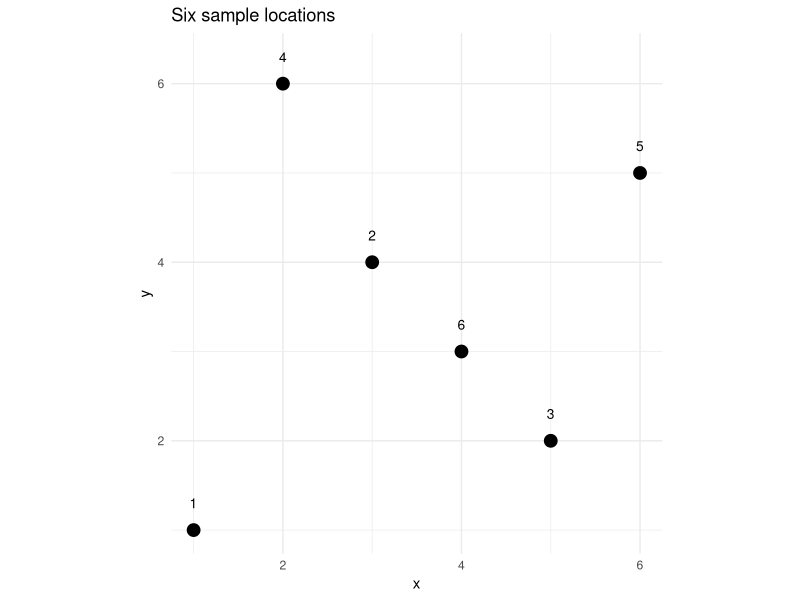

Here is the R script that generated this plot:
## ----echo=FALSE---------------------------------------------------------------
set.seed(1984)


## ----message=FALSE------------------------------------------------------------
library(tidyverse)
library(sf)


## -----------------------------------------------------------------------------
dat <- data.frame(
  x = c(1, 3, 5, 2, 6, 4),
  y = c(1, 4, 2, 6, 5, 3)
)


## ----echo=FALSE---------------------------------------------------------------
ggplot(dat, aes(x=x, y=y, label=1:nrow(dat))) +
  geom_point(size=4) +
  geom_text(nudge_y=0.3, size=3.5) +
  coord_fixed() +
  theme_minimal() +
  labs(title="Six sample locations")


## -----------------------------------------------------------------------------
D <- dist(dat)
D


## -----------------------------------------------------------------------------
class(D)


## -----------------------------------------------------------------------------
Dmat <- as.matrix(D)
Dmat


## -----------------------------------------------------------------------------
class(Dmat)
class(D)


## -----------------------------------------------------------------------------
# Verify symmetry
all(Dmat == t(Dmat))

# Verify diagonal
all(diag(Dmat) == 0)


## -----------------------------------------------------------------------------
Dnn <- Dmat
diag(Dnn) <- NA

# Index of the nearest neighbor for each point
nn1 <- apply(Dnn, 1, which.min)
nn1


## -----------------------------------------------------------------------------
# 2 nearest neighbors for each point
nn2 <- apply(Dnn, 1, function(row) order(row)[1:2])
nn2


## -----------------------------------------------------------------------------
# cost[i,j] = effective distance traveling FROM site i TO site j
# Sites: 1=downstream, 2=mid, 3=upstream
# Upstream travel (against current) penalized 4x

stream_cost <- matrix(c(
    0, 300*4, 700*4,   # from site 1: going up to 2 or 3 is hard
  300,     0, 400*4,   # from site 2: going down to 1 is easy, up to 3 is hard
  700,   400,     0    # from site 3: going down to 1 or 2 is easy
), nrow=3, byrow=TRUE,
dimnames=list(c("down","mid","up"), c("down","mid","up")))

stream_cost


## -----------------------------------------------------------------------------
isSymmetric(stream_cost)   # FALSE -- as expected
isSymmetric(Dmat)          # TRUE  -- Euclidean is always symmetric


## -----------------------------------------------------------------------------
n_vals <- c(10, 100, 500, 1000, 5000, 10000)
n_pairs <- n_vals * (n_vals - 1) / 2

data.frame(n=n_vals, pairs=format(n_pairs, big.mark=","))


## -----------------------------------------------------------------------------
sizes <- sapply(c(100, 500, 1000, 2000), function(n){
  fake <- data.frame(x=runif(n), y=runif(n))
  object.size(dist(fake))
})

data.frame(n     = c(100, 500, 1000, 2000),
           size  = paste(round(sizes/1e6, 2), "MB"))


## -----------------------------------------------------------------------------
# First approach: dist() on raw coordinates
D_dist <- dist(dat)

# Second approach: st_distance() on an sf object
dat_sf <- st_as_sf(dat, coords=c("x","y"), crs=32610)  # UTM Zone 10N, meters
D_sf <- st_distance(dat_sf)

# Compare: upper-left 3x3 corner
round(as.matrix(D_dist)[1:3, 1:3], 3)
round(D_sf[1:3, 1:3], 3)


## -----------------------------------------------------------------------------
sites <- data.frame(
  name = c("Bellingham", "Glacier", "Concrete", "Anacortes"),
  lon  = c(-122.48, -121.93, -121.75, -122.61),
  lat  = c(  48.75,   48.89,   48.54,   48.51)
)


## -----------------------------------------------------------------------------
D_latlon <- as.matrix(dist(sites[, c("lon","lat")]))
round(D_latlon, 3)


## -----------------------------------------------------------------------------
sites_sf <- st_as_sf(sites, coords=c("lon","lat"), crs=4326) %>%
  st_transform(32610)

D_proj <- st_distance(sites_sf)
rownames(D_proj) <- sites$name
colnames(D_proj) <- sites$name
round(D_proj / 1000, 1)  # convert to km
